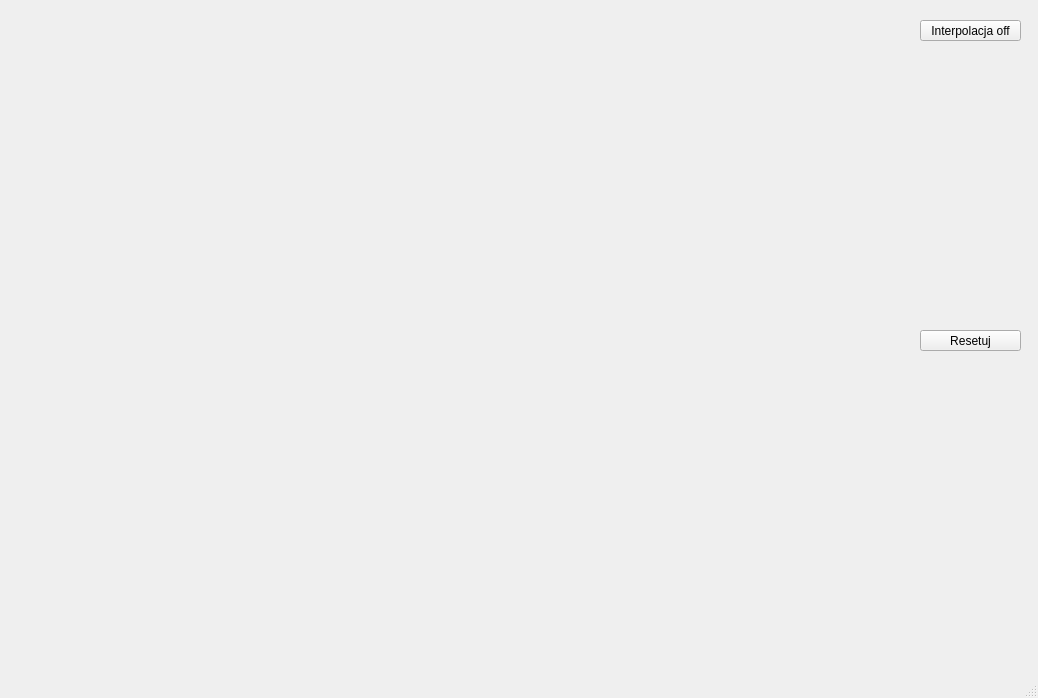
<?xml version="1.0" encoding="UTF-8"?>
<ui version="4.0">
 <class>MainWindow</class>
 <widget class="QMainWindow" name="MainWindow">
  <property name="geometry">
   <rect>
    <x>0</x>
    <y>0</y>
    <width>1038</width>
    <height>698</height>
   </rect>
  </property>
  <property name="windowTitle">
   <string>MainWindow</string>
  </property>
  <widget class="QWidget" name="centralwidget">
   <widget class="Ekran" name="widget" native="true">
    <property name="geometry">
     <rect>
      <x>10</x>
      <y>20</y>
      <width>900</width>
      <height>600</height>
     </rect>
    </property>
   </widget>
   <widget class="QPushButton" name="czysc">
    <property name="geometry">
     <rect>
      <x>920</x>
      <y>330</y>
      <width>101</width>
      <height>21</height>
     </rect>
    </property>
    <property name="text">
     <string>Resetuj</string>
    </property>
   </widget>
   <widget class="QPushButton" name="interpolacjaButton">
    <property name="geometry">
     <rect>
      <x>920</x>
      <y>20</y>
      <width>101</width>
      <height>21</height>
     </rect>
    </property>
    <property name="text">
     <string>Interpolacja off</string>
    </property>
   </widget>
  </widget>
  <widget class="QMenuBar" name="menubar">
   <property name="geometry">
    <rect>
     <x>0</x>
     <y>0</y>
     <width>1038</width>
     <height>21</height>
    </rect>
   </property>
  </widget>
  <widget class="QStatusBar" name="statusbar"/>
 </widget>
 <customwidgets>
  <customwidget>
   <class>Ekran</class>
   <extends>QWidget</extends>
   <header>ekran.h</header>
   <container>1</container>
   <slots>
    <signal>setCurrentAlpha(int)</signal>
    <slot>alphaSliderChange(int)</slot>
    <slot>warstwaButton()</slot>
    <slot>alphaSliderChange()</slot>
    <slot>setAlpha(int)</slot>
    <slot>blendMode()</slot>
   </slots>
  </customwidget>
 </customwidgets>
 <resources/>
 <connections/>
</ui>
